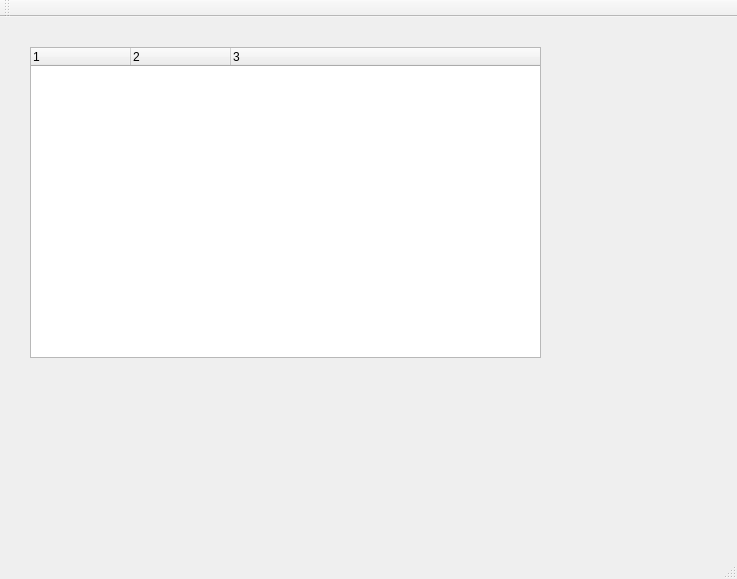
<?xml version="1.0" encoding="UTF-8"?>
<ui version="4.0">
 <class>MainWindow</class>
 <widget class="QMainWindow" name="MainWindow">
  <property name="geometry">
   <rect>
    <x>0</x>
    <y>0</y>
    <width>737</width>
    <height>579</height>
   </rect>
  </property>
  <property name="windowTitle">
   <string>MainWindow</string>
  </property>
  <widget class="QWidget" name="centralWidget">
   <widget class="QTreeWidget" name="treeWidget">
    <property name="geometry">
     <rect>
      <x>30</x>
      <y>30</y>
      <width>511</width>
      <height>311</height>
     </rect>
    </property>
    <property name="sizePolicy">
     <sizepolicy hsizetype="Expanding" vsizetype="Expanding">
      <horstretch>0</horstretch>
      <verstretch>0</verstretch>
     </sizepolicy>
    </property>
    <property name="allColumnsShowFocus">
     <bool>true</bool>
    </property>
    <property name="columnCount">
     <number>3</number>
    </property>
    <column>
     <property name="text">
      <string notr="true">1</string>
     </property>
    </column>
    <column>
     <property name="text">
      <string notr="true">2</string>
     </property>
    </column>
    <column>
     <property name="text">
      <string notr="true">3</string>
     </property>
    </column>
   </widget>
  </widget>
  <widget class="QMenuBar" name="menuBar">
   <property name="geometry">
    <rect>
     <x>0</x>
     <y>0</y>
     <width>737</width>
     <height>21</height>
    </rect>
   </property>
  </widget>
  <widget class="QToolBar" name="mainToolBar">
   <attribute name="toolBarArea">
    <enum>TopToolBarArea</enum>
   </attribute>
   <attribute name="toolBarBreak">
    <bool>false</bool>
   </attribute>
  </widget>
  <widget class="QStatusBar" name="statusBar"/>
 </widget>
 <layoutdefault spacing="6" margin="11"/>
 <resources/>
 <connections/>
</ui>
